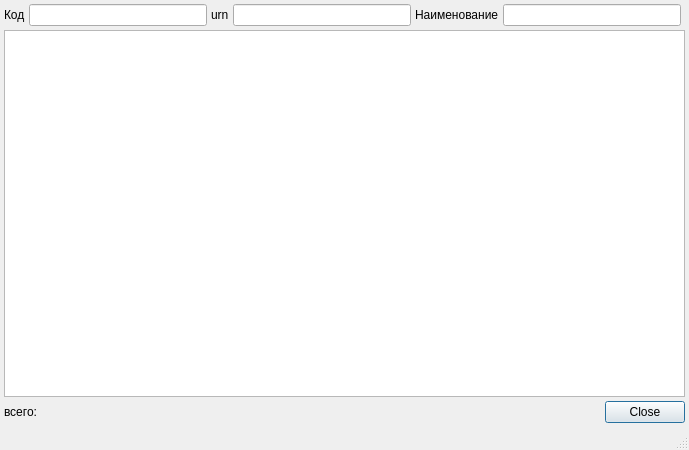
<?xml version="1.0" encoding="UTF-8"?>
<ui version="4.0">
 <class>RBAccountingSystemListDialog</class>
 <widget class="QDialog" name="RBAccountingSystemListDialog">
  <property name="windowModality">
   <enum>Qt::ApplicationModal</enum>
  </property>
  <property name="geometry">
   <rect>
    <x>0</x>
    <y>0</y>
    <width>689</width>
    <height>450</height>
   </rect>
  </property>
  <property name="windowTitle">
   <string>Список записей</string>
  </property>
  <property name="sizeGripEnabled">
   <bool>true</bool>
  </property>
  <property name="modal">
   <bool>true</bool>
  </property>
  <layout class="QGridLayout" name="gridLayout">
   <property name="margin">
    <number>4</number>
   </property>
   <property name="spacing">
    <number>4</number>
   </property>
   <item row="0" column="3">
    <widget class="QLineEdit" name="edtUrnFilter"/>
   </item>
   <item row="0" column="4">
    <widget class="QLabel" name="lblNameFilter">
     <property name="text">
      <string>Наименование</string>
     </property>
    </widget>
   </item>
   <item row="0" column="5">
    <widget class="QLineEdit" name="edtNameFilter"/>
   </item>
   <item row="0" column="2">
    <widget class="QLabel" name="lblUrnFilter">
     <property name="text">
      <string>urn</string>
     </property>
    </widget>
   </item>
   <item row="2" column="4" colspan="3">
    <widget class="QDialogButtonBox" name="buttonBox">
     <property name="standardButtons">
      <set>QDialogButtonBox::Close</set>
     </property>
    </widget>
   </item>
   <item row="0" column="1">
    <widget class="QLineEdit" name="edtCodeFilter"/>
   </item>
   <item row="1" column="0" colspan="7">
    <widget class="CSortFilterProxyTableView" name="tblItems">
     <property name="whatsThis">
      <string comment="ура!">список записей</string>
     </property>
     <property name="tabKeyNavigation">
      <bool>false</bool>
     </property>
     <property name="alternatingRowColors">
      <bool>true</bool>
     </property>
    </widget>
   </item>
   <item row="0" column="0">
    <widget class="QLabel" name="lblCodeFilter">
     <property name="text">
      <string>Код</string>
     </property>
    </widget>
   </item>
   <item row="3" column="0" colspan="4">
    <widget class="QStatusBar" name="statusBar">
     <property name="sizePolicy">
      <sizepolicy hsizetype="Preferred" vsizetype="Fixed">
       <horstretch>0</horstretch>
       <verstretch>0</verstretch>
      </sizepolicy>
     </property>
     <property name="toolTip">
      <string>A status bar</string>
     </property>
     <property name="whatsThis">
      <string>A status bar.</string>
     </property>
     <property name="sizeGripEnabled">
      <bool>false</bool>
     </property>
    </widget>
   </item>
   <item row="2" column="0" colspan="4">
    <layout class="QHBoxLayout">
     <property name="spacing">
      <number>6</number>
     </property>
     <property name="margin">
      <number>0</number>
     </property>
     <item>
      <widget class="QLabel" name="label">
       <property name="text">
        <string>всего: </string>
       </property>
      </widget>
     </item>
     <item>
      <spacer>
       <property name="orientation">
        <enum>Qt::Horizontal</enum>
       </property>
       <property name="sizeHint" stdset="0">
        <size>
         <width>40</width>
         <height>20</height>
        </size>
       </property>
      </spacer>
     </item>
    </layout>
   </item>
  </layout>
 </widget>
 <customwidgets>
  <customwidget>
   <class>CSortFilterProxyTableView</class>
   <extends>QTableView</extends>
   <header>library/SortFilterProxyTableView.h</header>
  </customwidget>
 </customwidgets>
 <tabstops>
  <tabstop>tblItems</tabstop>
  <tabstop>edtUrnFilter</tabstop>
  <tabstop>edtNameFilter</tabstop>
  <tabstop>buttonBox</tabstop>
 </tabstops>
 <resources/>
 <connections>
  <connection>
   <sender>buttonBox</sender>
   <signal>rejected()</signal>
   <receiver>RBAccountingSystemListDialog</receiver>
   <slot>close()</slot>
   <hints>
    <hint type="sourcelabel">
     <x>623</x>
     <y>409</y>
    </hint>
    <hint type="destinationlabel">
     <x>626</x>
     <y>425</y>
    </hint>
   </hints>
  </connection>
 </connections>
</ui>
